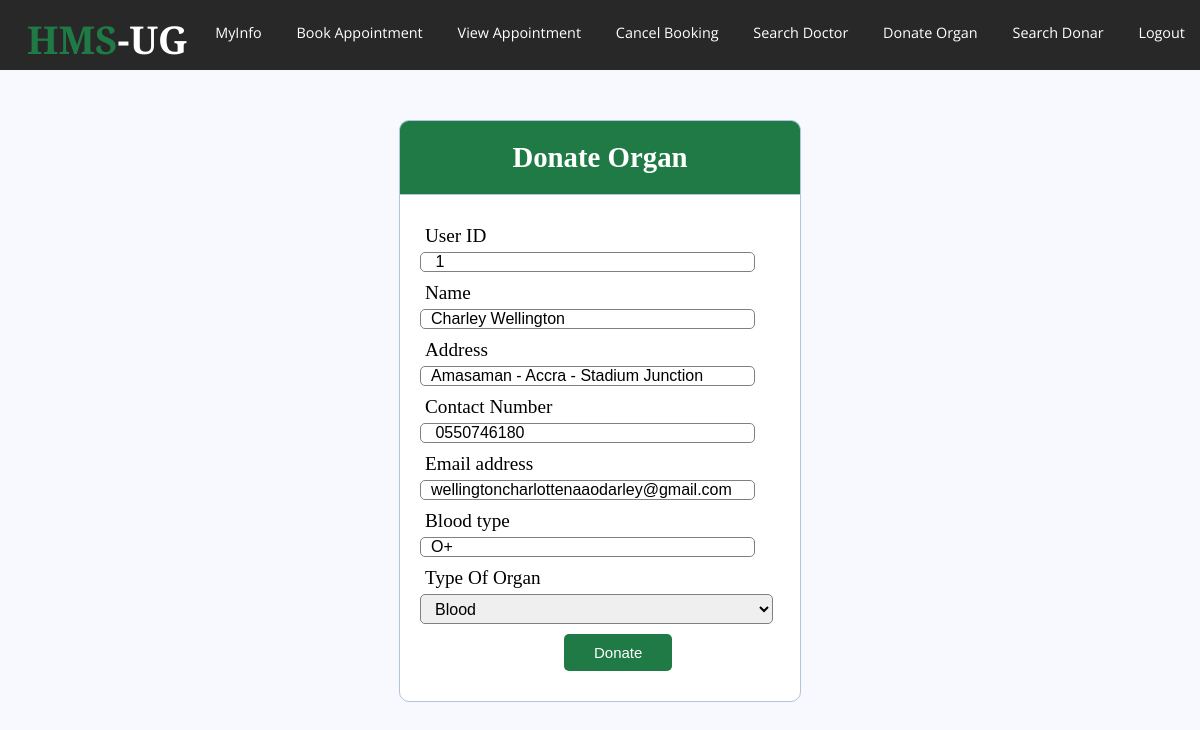
The page /presentaionlayer/patient/donate.php (signed in) on the database its author committed.
### tables this page shows
CREATE TABLE `patients` (
  `UserID` int(11) NOT NULL,
  `Name` varchar(255) NOT NULL,
  `Address` varchar(255) NOT NULL,
  `ContactNumber` varchar(40) NOT NULL,
  `Email` varchar(255) NOT NULL,
  `Password` varchar(255) NOT NULL,
  `Bloodtype` varchar(10) NOT NULL
);

### datalayer/server.php (called while the page is built, shortened)
<?php
$mysqli = new mysqli("localhost", "root", "", "sourcecodester_doctordb");
$userprofile = isset($_SESSION['UserID']);
$query = "SELECT * FROM patients WHERE UserID=('$userprofile')";
$result = mysqli_query($mysqli, $query);
$col = mysqli_fetch_assoc($result);
?>

### datalayer/bookserver.php (called while the page is built, shortened)
<?php
include ('server.php');
?>

### presentaionlayer/patient/donate.php (the view, shortened to what this page needs)
<?php include '../../datalayer/bookserver.php'; ?>
<!DOCTYPE html>
<html>
<head>
	<link rel="stylesheet" href="style2.css">
</head>
<header>
	<h1>HMS<span>-UG</span></h1>
	<nav>
		<ul>
			<li><a href=" index.php">MyInfo</a></li>
			<li><a href=" book.php">Book Appointment</a></li>
			<li><a href="view.php">View Appointment</a></li>
			<li><a href="cancel.php">Cancel Booking</a></li>
			<li><a href="searchdoctor.php ">Search Doctor</a></li>
			<li><a href="donate.php">Donate Organ</a></li>
			<li><a href="searchdonor.php">Search Donar</a></li>
			<li><a href="../../applicationlayer/Doctorpatient.php">Logout</a></li>
		</ul>
	</nav>
</header>
<body>
	<div class="header">
		<h2>Donate Organ</h2>
	</div>
	<form method="post" action="donate.php">
		<div class="input-group">
			<label>User ID</label>
			<input type="text" name="DUserID" value=" <?php echo "" . isset($_SESSION['UserID']); ?> ">
		</div>
		<div class="input-group">
			<label>Name</label>
			<input type="text" name="DName" value="<?php echo $col['Name']; ?> ">
		</div>
		<div class="input-group">
			<label>Address</label>
			<input type="text" name="DAddress" value="<?php echo $col['Address']; ?>">
		</div>
		<div class="input-group">
			<label>Contact Number</label>
			<input type="text" name="DContactNumber" value=" <?php echo $col['ContactNumber']; ?>">
		</div>
		<div class="input-group">
			<label>Email address</label>
			<input type="text" name="DEmail" value="<?php echo $col['Email']; ?>">
		</div>
		<div class="input-group">
			<label>Blood type</label>
			<input type="text" name="Dbloodtype" value="<?php echo $col['Bloodtype']; ?>">
		</div>
		<div class="input-group">
			<label>Type Of Organ</label>
			<select name="Organ" class="xd">
				<option value="Blood">Blood</option>
			</select>
			<div class="input-group">
				<button type="submit" name="Donate" class="btn">Donate</button>
			</div>
		</div>
	</form>
</body>
</html>

### presentaionlayer/patient/style2.css (style rules this page uses)
body,html { margin: 0; padding: 0; }
header { width: 100%; height: 70px; background-color: #282828; }
h1 { position: absolute; padding: 3px; float: left; margin-left: 2%; margin-top: 10px; font-family: 'Alfa Slab One',cursive; color: #207a45; }
span { color: #ffffff; }
ul { width: auto; float: right; margin-top: 8px; }
li { display: inline-block; padding: 15px 15px; }
a { text-align: center; color: #ffffff; text-decoration: none; font-family: 'Open Sans',sans-serif; font-size: 1.2vw; }
* { margin: 0px; padding: 0px; }
body { font-size: 120%; background: #F8F8FF; }
.header { width: 30%; margin: 50px auto 0px; color: white; background: #207a45; text-align: center; border: 1px solid #B0C4DE; border-bottom: none; border-radius: 10px 10px 0px 0px ; padding: 20px; }
form { width: 30%; margin:0px auto; padding: 20px; border: 1px solid #B0C4DE; background: white; border-radius: 0px 0px 10px 10px; }
.input-group { margin: 10px 0px 10px 0px; }
.input-group label { display: block; text-align: left; margin: 5px; }
.input-group input { height: 20px; width: 93%; padding: 5px 10px; font-size: 16px; border-radius: 5px; border:1px solid grey; }
.xd { height: 30px; width: 98%; padding: 5px 10px; font-size: 16px; border-radius: 5px; border:1px solid grey; }
.btn { margin :0 50% 0 40%; padding: 10px 30px 10px 30px; font-size: 15px; color: white; background: #207a45; border:none; border-radius: 5px; }

### rows shown on the page
patients: DName "Charley Wellington", DAddress "Amasaman - Accra - Stadium Junction", DContactNumber "0550746180", DEmail "wellingtoncharlottenaaodarley@gmail.com", Dbloodtype "O+"
